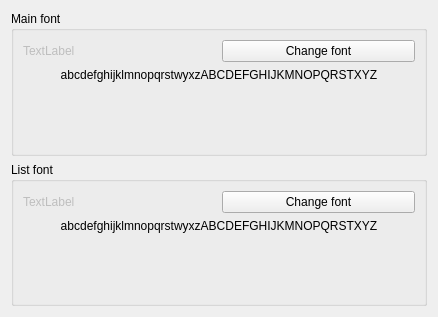
<?xml version="1.0" encoding="UTF-8"?>
<ui version="4.0">
 <class>FontsPage</class>
 <widget class="QWidget" name="FontsPage">
  <property name="geometry">
   <rect>
    <x>0</x>
    <y>0</y>
    <width>438</width>
    <height>317</height>
   </rect>
  </property>
  <property name="windowTitle">
   <string>Form</string>
  </property>
  <layout class="QVBoxLayout" name="verticalLayout">
   <item>
    <widget class="QGroupBox" name="gb_mainFont">
     <property name="title">
      <string>Main font</string>
     </property>
     <layout class="QVBoxLayout" name="verticalLayout_3">
      <item>
       <layout class="QHBoxLayout" name="horizontalLayout_2">
        <item>
         <widget class="QLabel" name="l_mainFontName">
          <property name="enabled">
           <bool>false</bool>
          </property>
          <property name="text">
           <string>TextLabel</string>
          </property>
         </widget>
        </item>
        <item>
         <widget class="QPushButton" name="pb_changeMainFont">
          <property name="text">
           <string>Change font</string>
          </property>
         </widget>
        </item>
       </layout>
      </item>
      <item>
       <widget class="QLabel" name="l_testMainFont">
        <property name="text">
         <string>abcdefghijklmnopqrstwyxzABCDEFGHIJKMNOPQRSTXYZ</string>
        </property>
        <property name="alignment">
         <set>Qt::AlignHCenter|Qt::AlignTop</set>
        </property>
        <property name="wordWrap">
         <bool>true</bool>
        </property>
       </widget>
      </item>
     </layout>
    </widget>
   </item>
   <item>
    <widget class="QGroupBox" name="gb_listFont">
     <property name="title">
      <string>List font</string>
     </property>
     <layout class="QVBoxLayout" name="verticalLayout_2">
      <item>
       <layout class="QHBoxLayout" name="horizontalLayout">
        <item>
         <widget class="QLabel" name="l_listFontName">
          <property name="enabled">
           <bool>false</bool>
          </property>
          <property name="text">
           <string>TextLabel</string>
          </property>
         </widget>
        </item>
        <item>
         <widget class="QPushButton" name="pb_changeListFont">
          <property name="text">
           <string>Change font</string>
          </property>
         </widget>
        </item>
       </layout>
      </item>
      <item>
       <widget class="QLabel" name="l_testListFont">
        <property name="text">
         <string>abcdefghijklmnopqrstwyxzABCDEFGHIJKMNOPQRSTXYZ</string>
        </property>
        <property name="alignment">
         <set>Qt::AlignHCenter|Qt::AlignTop</set>
        </property>
        <property name="wordWrap">
         <bool>true</bool>
        </property>
       </widget>
      </item>
     </layout>
    </widget>
   </item>
  </layout>
 </widget>
 <resources/>
 <connections/>
</ui>
